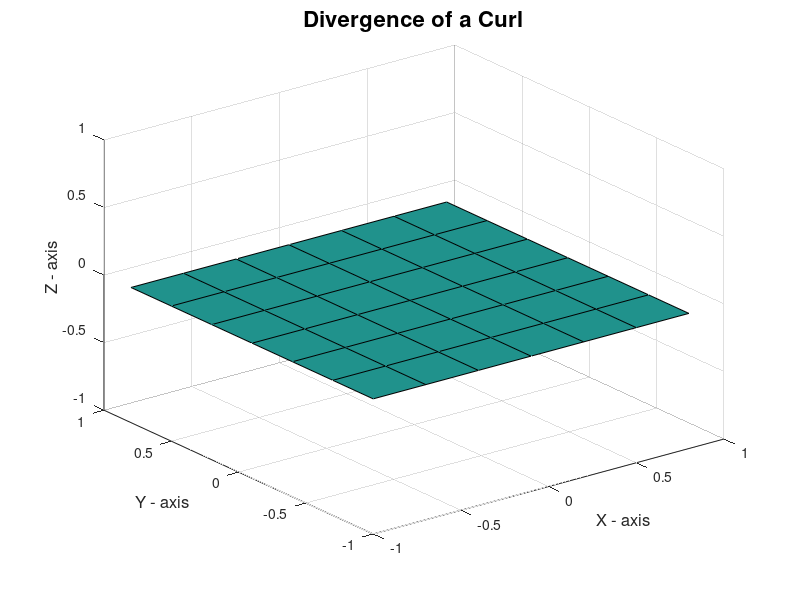

Reproduce this figure in MATLAB.
%Divergence of a Curl.
clc                 %Clear the Command Window.
clear               %Clear all variables and functions from memory.

[x, y, z] = meshgrid (-1 : 0.3 : 1);
Ax = -y; 	Ay = x;  	Az = 0.*z;			

[curlx, curly, curlz] = curl(x, y, z, Ax, Ay, Az);              %Curl of A.

div = divergence(x , y , z , curlx , curly , curlz);            %Divergence of A.

surf ( x (: , : , 1) , y (: , : , 1 ) , div ( : , : , 1 ) )     %To draw the surface plot.
title('Divergence of a Curl', 'FontSize' , 16)
xlabel('X - axis' , 'FontSize' , 12)
ylabel('Y - axis' , 'FontSize' , 12)
zlabel('Z - axis' , 'FontSize' , 12)